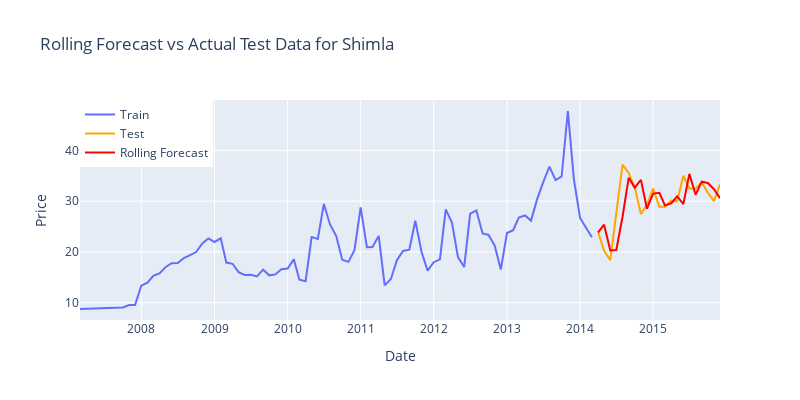
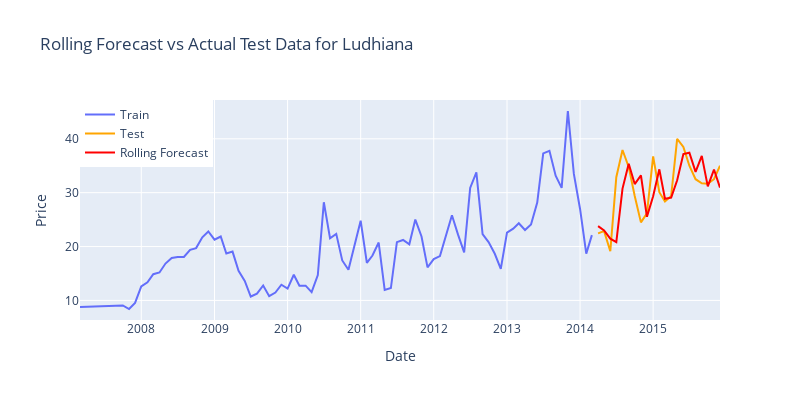
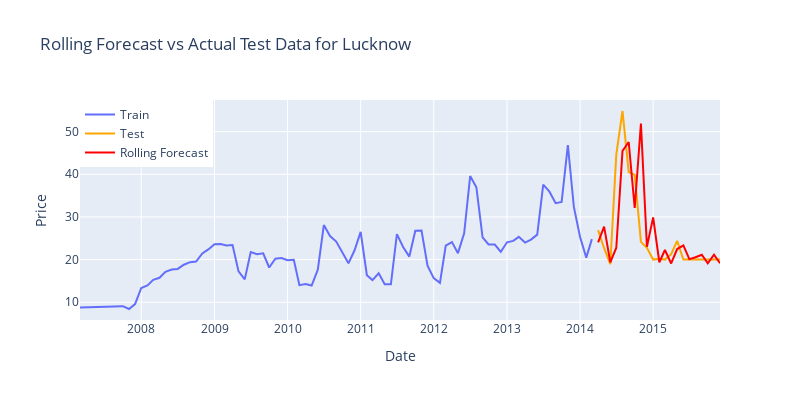
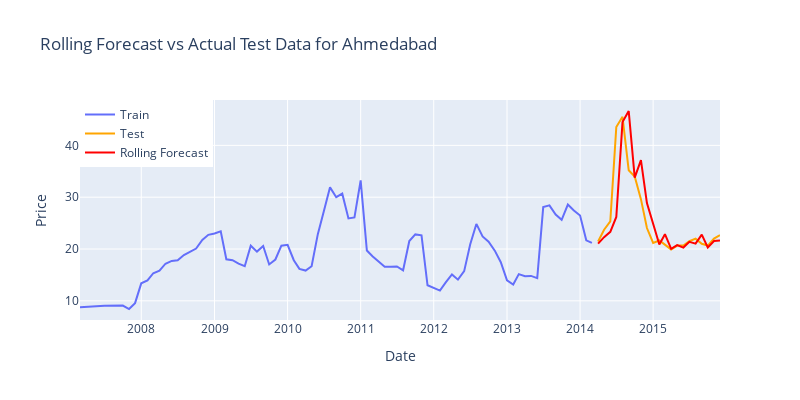

Notebook code cell kept with these figures, in order:
### Markdown cell above
## Using Rolling Forcast Origin

### Code cell
# Dictionary to store models
model_dict = {}

# Assuming 'li' is defined, and contains the identifiers for Train/Test dataframes
for i in li: 
    # Fetch the train and test data using globals()
    train_data = globals().get(f"Train_data_{i}")
    test_data = globals().get(f"Test_data_{i}")

    if train_data is None or test_data is None:
        print(f"Data for {i} not found.")
        continue
        
    # Convert PeriodIndex to DatetimeIndex if necessary
    if isinstance(train_data.index, pd.PeriodIndex):
        train_data.index = train_data.index.to_timestamp()
    if isinstance(test_data.index, pd.PeriodIndex):
        test_data.index = test_data.index.to_timestamp()

    # Combine train and test data for rolling forecast origin
    full_data = pd.concat([train_data, test_data])

    history = list(train_data['Price'])
    predictions = []

    # Rolling forecast
    for t in range(len(test_data)):
        # Create and fit the SARIMA model for the specific item
        model_name = f"model_{i}"
        
        model = SARIMAX(history, 
                        order=(1, 1, 1),  # Adjust these parameters as per your needs
                        seasonal_order=(1, 1, 1, 2),  # Example seasonal parameters, adjust as needed
                        enforce_stationarity=False, 
                        enforce_invertibility=False)
        
        model_fit = model.fit(disp=False)

        # Store the model in the dictionary
        model_dict[model_name] = model_fit

        # Save the model to a pickle file
        with open(f"{model_name}.pkl", 'wb') as f:
            pickle.dump(model_fit, f)
        
        # Make the next forecast
        forecast = model_fit.forecast(steps=1)[0]
        predictions.append(forecast)
        
        # Add the actual test value to the history for the next iteration
        history.append(test_data['Price'].iloc[t])

    # Forecast vs Actual Plot using Plotly
    fig = make_subplots()
    
    # Add training data
    fig.add_trace(go.Scatter(
        x=train_data.index, 
        y=train_data['Price'], 
        mode='lines', 
        name='Train'
    ))

    # Add test data
    fig.add_trace(go.Scatter(
        x=test_data.index, 
        y=test_data['Price'], 
        mode='lines', 
        name='Test',
        line=dict(color='orange')
    ))

    # Add predictions
    fig.add_trace(go.Scatter(
        x=test_data.index, 
        y=predictions, 
        mode='lines', 
        name='Rolling Forecast',
        line=dict(color='red')
    ))

    # Update layout
    fig.update_layout(
        title=f'Rolling Forecast vs Actual Test Data for {i}',
        xaxis_title='Date',
        yaxis_title='Price',
        legend=dict(x=0, y=1.0),
        autosize=False,
        width=800,
        height=400
    )

    # Show the plot
    fig.show()

    # Evaluate model performance
    mse = mean_squared_error(test_data['Price'], predictions)
    mape = mean_absolute_percentage_error(test_data['Price'], predictions)
     
    print(f'Mean Squared Error for {i}:', mse)
    print(f'Mean Absolute Percentage Error for {i}: {mape * 100:.2f}%')
    print()
